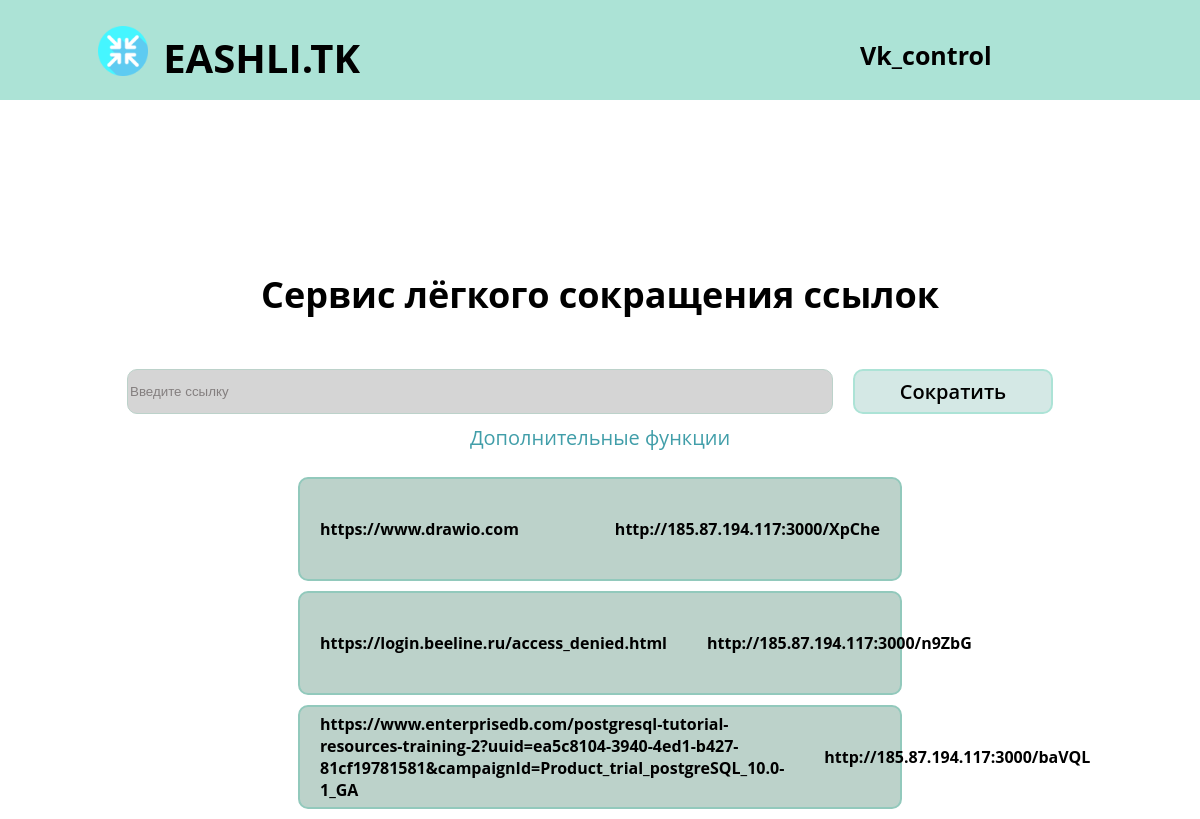
Screenshot of / (signed in) with the database file from the repository.
### data/users.py (models this page shows, shortened)
class User(SqlAlchemyBase, UserMixin, SerializerMixin):
    __tablename__ = 'users'
    id = sqlalchemy.Column(sqlalchemy.Integer, primary_key=True, autoincrement=True)
    name = sqlalchemy.Column(sqlalchemy.String, nullable=True)
    email = sqlalchemy.Column(sqlalchemy.String, index=True, unique=True, nullable=True)
    hashed_password = sqlalchemy.Column(sqlalchemy.String, nullable=True)
    apikey = sqlalchemy.Column(sqlalchemy.String, nullable=False)
    created_date = sqlalchemy.Column(sqlalchemy.DateTime, default=datetime.datetime.now)
    link = orm.relationship("Link", back_populates='user')

### data/links.py (models this page shows, shortened)
class Link(SqlAlchemyBase, SerializerMixin):
    __tablename__ = 'links'
    id = sqlalchemy.Column(sqlalchemy.Integer, primary_key=True, autoincrement=True)
    link = sqlalchemy.Column(sqlalchemy.String, nullable=False)
    alias = sqlalchemy.Column(sqlalchemy.String, nullable=False)
    hashed_password = sqlalchemy.Column(sqlalchemy.String, nullable=True)
    created_date = sqlalchemy.Column(sqlalchemy.DateTime, default=datetime.datetime.now)
    user_id = sqlalchemy.Column(sqlalchemy.Integer,
                                sqlalchemy.ForeignKey("users.id"))
    user = orm.relationship('User')
    transition = orm.relationship("Transition", back_populates='link',cascade = "all, delete, delete-orphan")

### app.py (the view, shortened to what this page needs)
@app.route("/", methods=['GET', 'POST'])
def index():
    form = NoLoginLinkForm()
    db_sess = db_session.create_session()
    if not session.get('temp_id', 0):
        session["temp_id"] = random.randint(10000000, 100000000)
    session.permanent = True
    if current_user.is_authenticated:
        links = db_sess.query(Link).filter(Link.user_id == current_user.id)
    else:
        links = db_sess.query(Link).filter(Link.user_id == session.get('temp_id', -1))
    return render_template("index.html", form=form, links=links, title="Главная")

### forms/nologinlink.py
class NoLoginLinkForm(FlaskForm):
    link = StringField('Введите ссылку', validators=[DataRequired()])
    alias = StringField("Алиас")
    password = StringField("Пароль")
    submit = SubmitField('Сократить')

### app.py (called while the page is built)
@login_manager.user_loader
def load_user(user_id):
    db_sess = db_session.create_session()
    return db_sess.query(User).get(user_id)

### data/db_session.py (called while the page is built)
def create_session() -> Session:
    global __factory
    return __factory()

### templates/index.html (shortened to what this page needs)
{% extends "base.html" %}
{% block content %}
<div class="nav">
    <div class="nav2">
        <img src="../static/img/logo.png" width="50px" height="50px">
        <a href="">EASHLI.TK</a>
    </div>
    <div class="nav1">
        {% if current_user.is_authenticated %}
        <a href="dashboard">{{ current_user.name }}</a>
        {% else %}
        <a href="login">Войти</a><a href="register">Регистрация</a>
        {% endif %}
    </div>
</div>
<h3>Сервис лёгкого сокращения ссылок</h3>
<form action="" method="post" class="index-form">
    <div class="index-link">
        {{form.link(placeholder="Введите ссылку", class="link")}}
        {{form.submit(placeholder="Сократить", class="submit")}}
    </div>
    <button type="button" id="btn" onclick="butFunc()"> Дополнительные функции</button>
</form>
{% for link in links %}
<div class="links-red">
   <a href="{{link.link}}"><p>{{link.link}}</p></a>
    <a href="/{{link.alias}}"><p>http://185.87.194.117:3000/{{link.alias}}</p></a>
</div>
{% endfor %}
{% endblock %}

### static/css/index.css (style rules this page uses)
.nav { width: 100%; height: 100px; position: absolute; top: 0; left: 0; background-color: #ACE3D6; display: grid; grid-template-columns: 1fr 1fr ; gap: 40%; }
.nav1 { font-family: 'Open Sans', sans-serif; font-size: 25px; font-weight: bold; display: flex; width: 100%; margin-top: 38px; }
.nav1 a { color: black; text-decoration: none; height: 30px; margin-inline: 20px; }
.nav2 { display: flex; height: 60px; width: 100%; justify-content: flex-end; }
.nav2 a { font-family: 'Open Sans', sans-serif; font-weight: bold; font-size: 40px; color: black; text-decoration: none; margin-top: 30px; }
.nav2 img { margin-top: 26px; margin-right: 15px; }
h3 { margin-top: 270px; text-align: center; font-family: 'Open Sans', sans-serif; font-size: 36px; }
.index-form { margin-top: 50px; display: grid; grid-template-columns: 1fr; }
.index-link { display: flex; justify-content: center; }
.link { width: 700px; height: 41px; border-radius: 10px; border-color: #bcd2ca; border-width: 1px; background-color: #d5d5d5; border-style: solid; }
.link::placeholder { color: #847F7F; }
.submit { width: 200px; height: 45px; margin-inline: 20px; border-radius: 10px; font-size: 20px; font-family: 'Open Sans', sans-serif; font-weight: 600 ; color: black; border-color: #ACE3D6; background-color: #d4e8e5; border-style: solid; transition: background-color 0.15s }
#btn { width: 100%; border: none; color: #419EA9; padding: 10px; font-size: 20px; background-color: white; font-family: 'Open Sans', sans-serif; }
.links-red { border-radius: 10px; border:2px solid #92c9bc; margin: 10px auto; display: flex; width: 600px; height: 100px; background-color:#bcd2ca ; justify-content: space-between; font-family: 'Open Sans', sans-serif; }
.links-red p { font-size: 16px; font-weight: bold; margin: auto 10px; }
.links-red a { font-size: 16px; font-weight: bold; margin: auto 10px; text-decoration: none; color: black; }

### rows the page displays
User: name "Vk_control"
Link: link "https://www.drawio.com", alias "XpChe"
Link: link "https://login.beeline.ru/access_denied.html", alias "n9ZbG"
Link: link "https://www.enterprisedb.com/postgresql-tutorial-resources-training-2?uuid=ea5c8104-3940-4ed1-b427-81cf19781581&campaignId=Product_trial_postgreSQL_10.0-1_GA", alias "baVQL"
